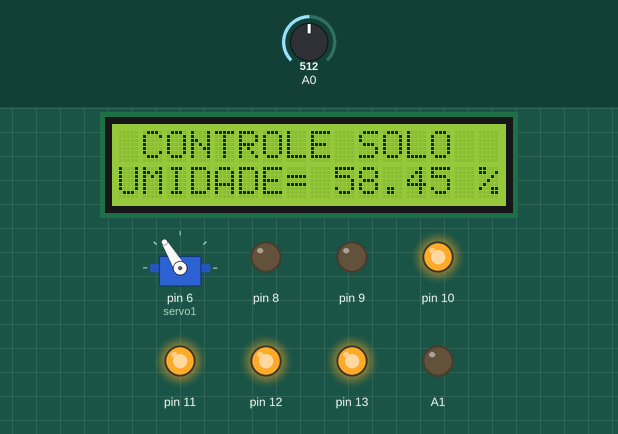
Bench run of a sketch on a simulated Arduino Uno, built with avr-gcc and run on an emulated ATmega328P. On the bench: servo, 16×2 character LCD, output pins drawn as LEDs (lit = HIGH). The inputs (shaded band) are chosen by the test bench; at power-on: A0 = 512. What the sketch prints to the serial monitor is not drawn.

Above: at 1.2 s.
1.3 s: A0 set to 716
At 2.6 s:
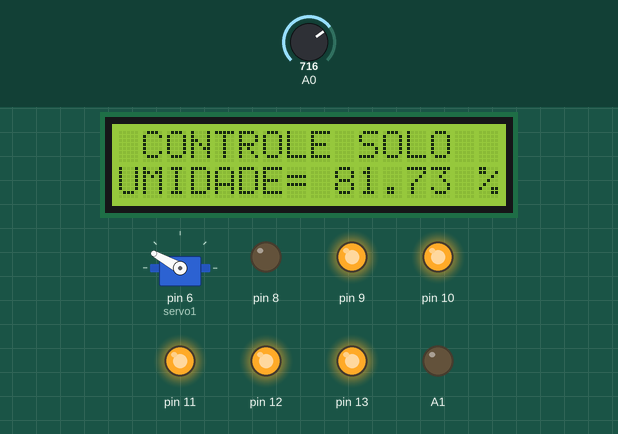
3.4 s: A0 set to 306
At 4.5 s:
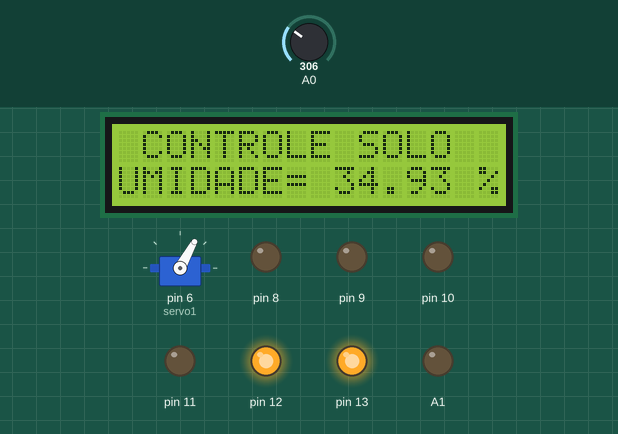
5.6 s: A0 set to 170
At 7.5 s:
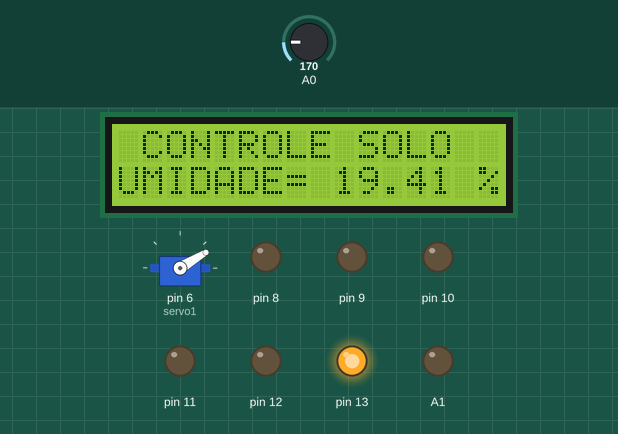
7.8 s: A0 set to 60
At 9.4 s:
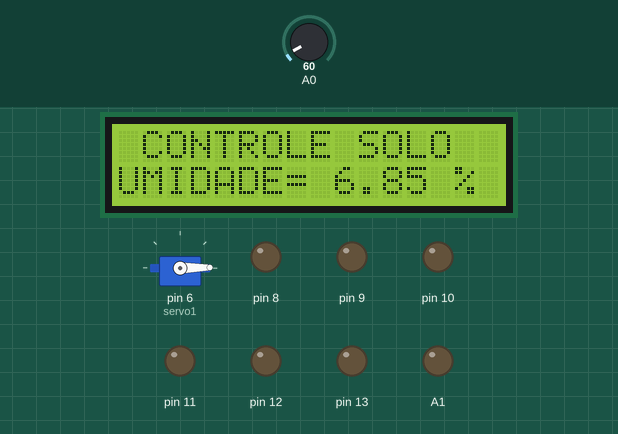
Timing chart, 0 to 10.9 s (numbered marks = the images above; inputs shaded):
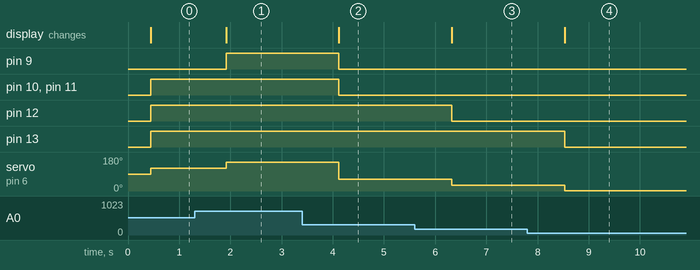

Measured:
- after the input at 1.3 s, pin 9: LOW → HIGH after 0.62 s; servo on pin 6 (servo1): 121° → 151° after 0.62 s; the display: changes after 0.62 s (image 1)
- after the input at 3.4 s, pin 9–11: HIGH → LOW after 0.72 s; servo on pin 6 (servo1): 151° → 61° after 0.72 s; the display: changes after 0.72 s (image 2)
- after the input at 5.6 s, pin 12: HIGH → LOW after 0.73 s; servo on pin 6 (servo1): 61° → 31° after 0.73 s; the display: changes after 0.73 s (image 3)
- after the input at 7.8 s, pin 13: HIGH → LOW after 0.73 s; servo on pin 6 (servo1): 31° → 1° after 0.73 s; the display: changes after 0.73 s (image 4)

The sketch:

ControleDeUmidadeDoSolo.ino
```cpp
#include <Adafruit_LiquidCrystal.h>  //inclue biblioteca
Adafruit_LiquidCrystal lcd_1(0);
#include <Servo.h> //inclui biblioteca do servo
Servo servo1; //cria objeto chamado servo
int valor;
int posicao;
float nivel;
void setup() {
  Serial.begin(9600);
   servo1.attach(6);

  lcd_1.begin(16,2);
  lcd_1.setCursor(0,0);
  lcd_1.print(" CONTROLE SOLO ");

  pinMode(13,OUTPUT);
  pinMode(12,OUTPUT);
  pinMode(11,OUTPUT);
  pinMode(10,OUTPUT);
  pinMode(9,OUTPUT);
  pinMode(8,OUTPUT);
  pinMode(A1,OUTPUT);

  }
void NIVEL00()
{

  digitalWrite(13,LOW);
 digitalWrite(12,LOW);
 digitalWrite(11,LOW);
 digitalWrite(10,LOW);
 digitalWrite(9,LOW);
 digitalWrite(8,LOW);
  for (posicao=0; posicao<=0; posicao+=1);
  servo1.write(posicao);


}
void NIVEL01()
{
  digitalWrite(13,HIGH);
 digitalWrite(12,LOW);
 digitalWrite(11,LOW);
 digitalWrite(10,LOW);
 digitalWrite(9,LOW);
 digitalWrite(8,LOW);
 for (posicao=0; posicao<=30; posicao+=1);
  servo1.write(posicao);


}
void NIVEL02()
{
  digitalWrite(13,HIGH);
 digitalWrite(12,HIGH);
 digitalWrite(11,LOW);
 digitalWrite(10,LOW);
 digitalWrite(9,LOW);
 digitalWrite(8,LOW);
 for (posicao=0; posicao<=60; posicao+=1);
  servo1.write(posicao);


}
void NIVEL03()
{
  digitalWrite(13,HIGH);
 digitalWrite(12,HIGH);
 digitalWrite(11,HIGH);
 digitalWrite(10,LOW);
 digitalWrite(9,LOW);
 digitalWrite(8,LOW);
 for (posicao=0; posicao<=90; posicao+=1);
  servo1.write(posicao);


}
void NIVEL04()
{
  digitalWrite(13,HIGH);
 digitalWrite(12,HIGH);
 digitalWrite(11,HIGH);
 digitalWrite(10,HIGH);
 digitalWrite(9,LOW);
 digitalWrite(8,LOW);
 for (posicao=0; posicao<=120; posicao+=1);
  servo1.write(posicao);


}
void NIVEL05()
{
  digitalWrite(13,HIGH);
 digitalWrite(12,HIGH);
 digitalWrite(11,HIGH);
 digitalWrite(10,HIGH);
 digitalWrite(9,HIGH);
 digitalWrite(8,LOW);
 digitalWrite(7,LOW);
 for (posicao=0; posicao<=150; posicao+=1);
  servo1.write(posicao);

}
void NIVEL06()
{
  digitalWrite(13,HIGH);
 digitalWrite(12,HIGH);
 digitalWrite(11,HIGH);
 digitalWrite(10,HIGH);
 digitalWrite(9,HIGH);
 digitalWrite(8,HIGH);
  for (posicao=0; posicao<=180; posicao+=1);
  servo1.write(posicao);


}

void loop() {
  int posicao; //declarado variável posição tipo inteiro

  valor = analogRead(A0);
  nivel = valor*0.1141510812390415;
    Serial.print(" UMIDADE SOLO = ");
    Serial.print(nivel);
    Serial.println(" % ");
  delay(350);


  lcd_1.setCursor(0,1);
  lcd_1.print("UMIDADE= ");
  lcd_1.print(nivel);
  lcd_1.print(" % ");

if(nivel<=10)
NIVEL00();
if((nivel>10)&&(nivel<=25))
NIVEL01();
if((nivel>25)&&(nivel<=40))
NIVEL02();
if((nivel>40)&&(nivel<=55))
NIVEL03();
if((nivel>55)&&(nivel<=70))
NIVEL04();
if((nivel>70)&&(nivel<=85))
NIVEL05();
if((nivel>85)&&(nivel<=100))
NIVEL06();
}
```
